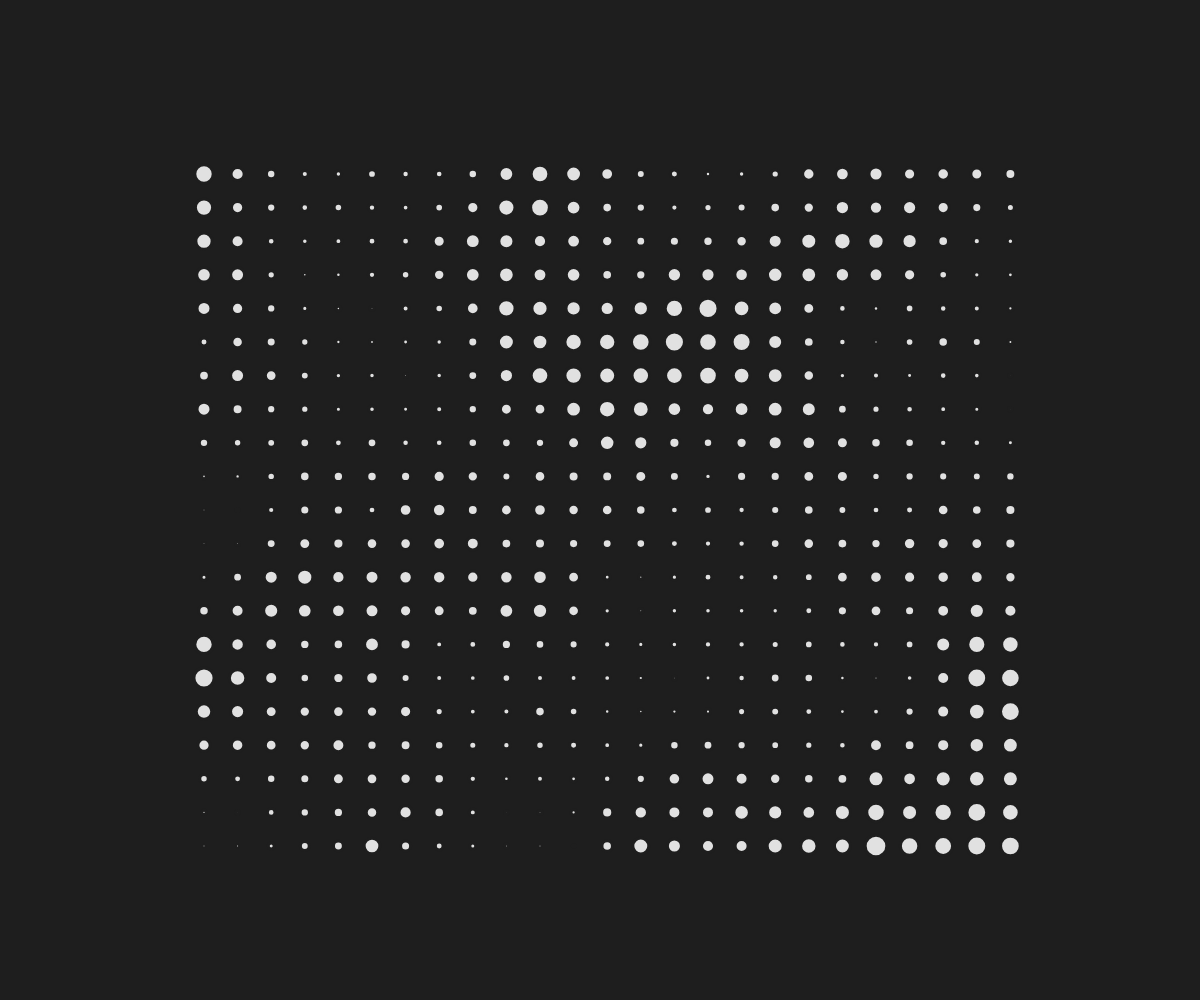
Frame 1 (no input)
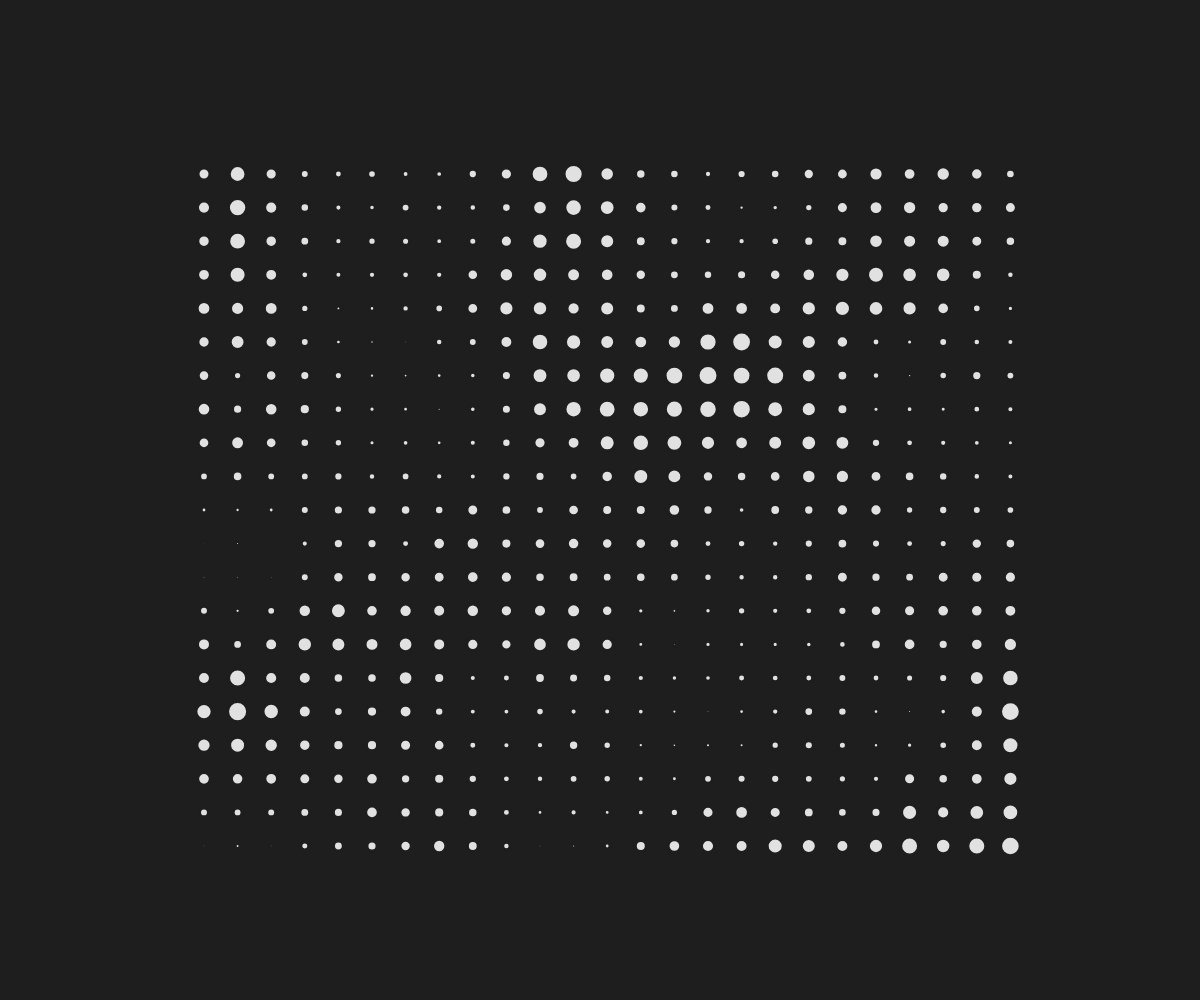
Frame 60 (no input)
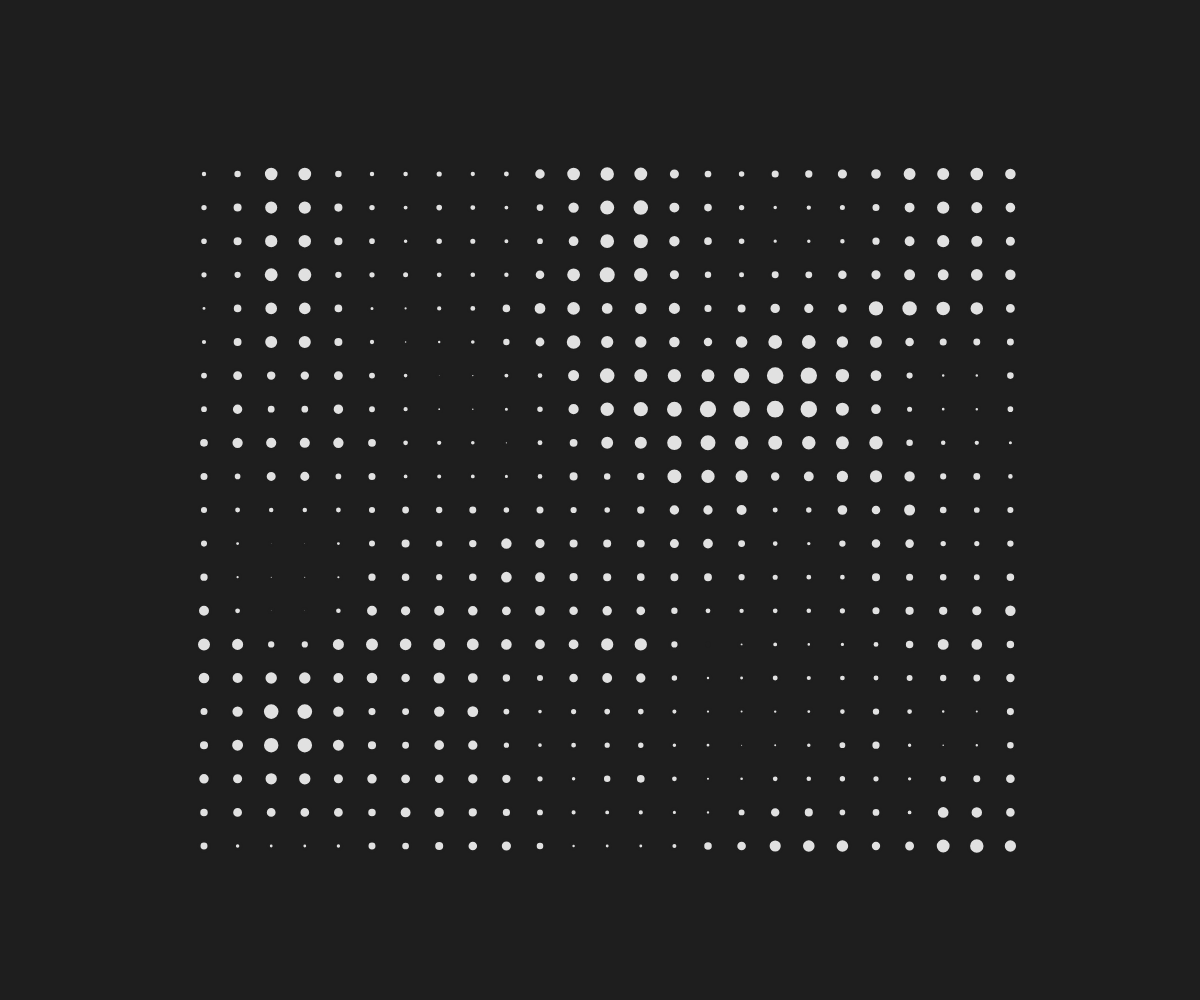
Frame 120 (the mouse pressed at the canvas centre since frame 60)

The p5.js sketch that drew these frames (run headless with seeded random() and noise() and a simulated clock; from frame 60 on, the mouse is pressed at the canvas centre):

// p5.js sketch
// ── sketch.js
function setup() {
  createCanvas(windowWidth, windowHeight);
  margin = 0.15;
  numOfColumns = 25;
  numOfLines = numOfColumns * height/width;

  xOffset = 0;
  yOffset = 0;
  scaling = (width-2*width*margin)/numOfColumns
  radius = scaling
  speed = 1/100000;
}

function draw() {
  backgroundColor = color(30)
  background(backgroundColor);
  
  a = noise(frameCount/500)*2*PI
  
  
  for(let i = 0; i < numOfColumns; i++){
    for(let j = 0; j < numOfLines; j++){

      
      posX = lerp(width*margin, width*(1-margin), i/numOfColumns) + (width/numOfColumns)/2;
      posY = lerp(height*margin, height*(1-margin), j/numOfLines) + (height/numOfLines)/2;
      
      xOffset += speed*cos(a)
      yOffset += speed*sin(a)

      n = noise(i/5 + xOffset, j/5 + yOffset)
      radius = scaling*pow(n, 1.5);
      stroke(backgroundColor);
      strokeWeight(3)
      fill(225)
      circle(posX, posY, radius)
    }
  }
}
